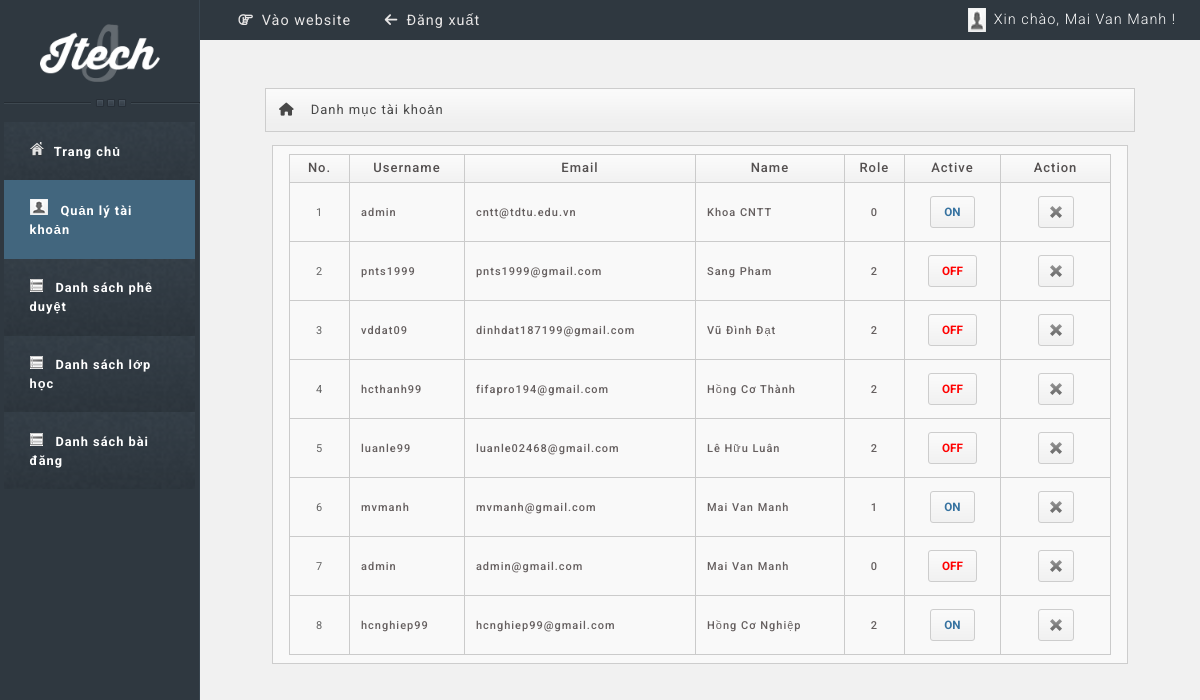
The page /iteach/admin/account_list.php (signed in) on the database its author committed.
### tables this page shows
CREATE TABLE `account` (
  `user_id` int(11) NOT NULL,
  `username` varchar(255) NOT NULL,
  `password` varchar(255) NOT NULL,
  `email` varchar(255) NOT NULL,
  `name` varchar(255) NOT NULL,
  `role` varchar(10) NOT NULL DEFAULT '2',
  `active` int(11) NOT NULL DEFAULT 0,
  `token` varchar(255) NOT NULL
);

### iteach/admin/account_list.php (the view, shortened to what this page needs)
<?php
require_once "../client/database.php";
if (!isset($_SESSION["SESSID"])) {
	header("location: login.php");
}
else {
	$token = $_SESSION["SESSID"];
	$conn = connection();
	$sql = "SELECT * FROM account WHERE token = '$token'";
	$rows = $conn->query($sql);
	foreach($rows as $row) {
		$name = $row['name'];
	}
}
?>
<!DOCTYPE html>
<html>
<head>
	<link rel="stylesheet" type="text/css" href="/../style.css" media="screen" />
	<link rel="stylesheet" href="https://stackpath.bootstrapcdn.com/bootstrap/4.1.0/css/bootstrap.min.css">
</head>
<body>
	<div class="row mx-0">
		<div class="col-2 menu_left px-1">
			<div class="logo">
				<div class="text-center pt-4 pb-2 logo_sidemenu">
					<img src="../images/logo.png" alt="">
				</div>
				<img src="../images/sidebarSep.png" alt="">
			</div>
			<div class="box sidemenu mt-2">
				<div class="block" id="section-menu">
					<ul class="section menu">
						<li>
							<a href="index.php" class="ic_home ">Trang chủ</a>
						</li>
						<li>
							<a href="account_list.php" class="ic_user current ">Quản lý tài khoản</a>
						</li>
						<li>
							<a href="pass_list.php" class="ic_list ">Danh sách phê duyệt</a>
						</li>
						<li>
							<a href="class_list.php" class="ic_list ">Danh sách lớp học</a>
						</li>
						<li>
							<a href="component_list.php" class="ic_list ">Danh sách bài đăng</a>
						</li>
					</ul>
				</div>
			</div>
		</div>
		<div class="col-10 px-0 menu_right">
			<div class="menu_head py-2 px-4">
				<ul class="ul">
					<li><a href="https://iteaching.000webhostapp.com/Source/login.php" target="_blank"><i class="far fa-hand-point-right mr-2"></i></i>Vào website</a></li>
					<li><a href="logout.php"><i class="fas fa-arrow-left mr-2"></i>Đăng xuất</a></li>
					<li><span><img src="../images/icon/userPic.png" alt=""><p class="pl-2">Xin chào,  <?= $name ?> !</p></span></li>
				</ul>
			</div>
			<div class="title-style mt-5"><h4><i class="fas fa-home mr-3"></i>Danh mục tài khoản</h4></div>
			<div class="boxInsert">
				<table class="data display datatable" id="example">
					<thead>
						<tr class="boxTitle_pd">
							<th id="thutu">No.</th>
							<th>Username</th>
							<th>Email</th>
							<th>Name</th>
							<th id="thutu">Role</th>
							<th>Active</th>
							<th id="xuly">Action</th>
						</tr>
					</thead>
					<tbody  class="boxPro" id="show_user">
						<?php
						$get_user = $conn->query("SELECT * FROM account");
						$i = 0;
						if($get_user){
							foreach ($get_user as $user){
								$i++;
								if($i%2==0){
									$class="even";
								}
								else{
									$class="odd";
								}
								?>
								<tr class="<?= $class ?>">
									<td id="thutu"><?= $i; ?></td>
									<td id="tensp"><?= $user['username'] ?></td>
									<td id="tensp"><?= $user['email'] ?></td>
									<td id="tensp"><?= $user['name'] ?></td>
									<td id="role"><?= $user['role'] ?></td>
									<td id="tk<?=$user['user_id'] ?>">
										<?php
										if($user['active']==1){
											?>
											<button id="btn_on">ON</button>
											<?php
										}else{
											?>
											<button id="btn_off" >OFF</button>
											<?php
										}
										?>
									</td>
									<td id="xuly"><button title="Xoá" onclick="deleteUser(<?= $user['user_id'] ?>);"><img src="../images/icon/close.png" alt="Xoá"></button></td>
								</tr>
								<?php
							}
						}
						?>
					</tbody>
				</table>
			</div>
		</div>
	</div>
</body>
</html>

### iteach/style.css (style rules this page uses)
body { background-color: #f8f8f8 !important; letter-spacing: 1px; }
* { margin: 0; padding: 0; outline: none; box-sizing: border-box; font-family: 'Roboto', sans-serif; }
p { font-size: 1.1em; font-weight: 300; line-height: 1.7em; color: #999; }
a, a:hover, a:focus { color: inherit; text-decoration: none; transition: all 0.3s; outline: none !important; border: none !important; box-shadow: none !important; }
i, span { display: inline-block; }
* { margin:0;padding:0;border:0;outline:0;font-size:100%;vertical-align:baseline;background:transparent; }
table { border-collapse:collapse;border-spacing:0; }
.ul li { display: inline;list-style:none;text-decoration: none; }
.title-style h4 { border:1px solid #cdcdcd;background: #EFEFEF url(./images/background/titleBg.png) repeat-x;margin: 0 5em 1em;padding: 1em;color: #484848;font-size: 13px;font-weight: 400; }
.menu_left { background-color: #2F3840;padding-right: 0!important;border-right: 1px solid #39454f; height: 100vh; }
.menu_left ul.section { border-top:0;margin-bottom:0; }
.menu_left ul.section li .ic_home:before { content: url('./images/icon/home.png');margin-right: .8em }
.menu_left ul.section li .ic_user:before { content: url('./images/icon/userPic.png');margin: 0.5em 1em 0 0; }
.menu_left ul.section li .ic_list:before { content: url('./images/icon/ui-menu-icon.png');margin: 0.5em 1em 0 0; }
.menu_left ul.section li a { background: url(./images/background/navItemBg.png) no-repeat;background-position: top;background-size:cover;line-height: 1.5em;color:white;padding: 1.5em 2em;font-size: 0.8em;font-weight: 700;text-transform: none; }
.menu_left .current { background: #42667E!important; }
.menu_head { background-color: #2F3840; }
.menu_head .ul { margin-bottom: 0; }
.menu_head .ul li { display: inline-block; }
.menu_head .ul li:first-child a { border-left:1px solid #39454f; }
.menu_head .ul li:last-child { float: right; }
.menu_head .ul li span { display: flex; }
.menu_head .ul li p { color: #ffffff;font-size:0.9em;margin-bottom: 0; }
.menu_head .ul li a { color:#e8e6e6;font-size:0.9em;padding: 0.4em 1em;border-right: 1px solid #39454f;text-decoration: none; }
.menu_right { background: #F1F1F1 }
.menu_right .boxInsert { background:#f9f9f9;border:1px solid #cdcdcd;margin: 0 4.5em 2em;padding: 0.5em 1em;position: relative; }
.logo_sidemenu img { width: 120px; }
.box { background: #F3F3F3;margin-bottom:20px;padding:10px 10px 10px 10px; }
.box.sidemenu { height: auto!important;background-color: #2F3840;padding:0px;margin:0px;cursor:pointer;min-height: 550px;max-height: 800px; }
.box.sidemenu .block { padding-top:0px;margin-top:0px; }
ul.menu li a { display:block;border-bottom:1px solid #283038; }
.boxTitle_pd { border: 1px solid #cbcbcb; }
.boxTitle_pd th { text-align: center;padding: 0.3em;background: #EFEFEF url(./images/background/titleBg.png) repeat-x;font-size: 13px;font-weight: 500;color: #545050;border-right:1px solid #cbcbcb; }
.boxTitle_pd #thutu { width: 60px; }
.boxTitle_pd #xuly { width: 110px; }
.boxPro { border: 1px solid #cbcbcb; }
.boxPro td { border: 1px solid #cbcbcb;text-align: center;padding: 1em;color: black;font-size: 13px; }
.boxPro #tensp { text-align: left;font-size: 11px;font-weight: 500;color: #655f5f; }
.boxPro #role { text-align: center;font-size: 11px;font-weight: 500;color: #655f5f; }
.boxPro #thutu { margin-bottom: 0;font-size: 11px;color: #656565; }
.boxPro #xuly button { background: url(./images/background/titleBg.png) repeat-x;border: 1px solid #cdcdcd;padding: 0 10px;border-radius: 3px;cursor: pointer; }
.boxPro #btn_on { background:url(./images/background/titleBg.png) repeat-x;border:1px solid #cdcdcd;padding: 0px 13px;border-radius:3px;color:#3672A0;font-weight:bold;font-size:0.9em; }
.boxPro #btn_off { background:url(./images/background/titleBg.png) repeat-x;border:1px solid #cdcdcd;padding: 0px 13px;border-radius:3px;color: red;font-weight:bold;font-size:0.9em; }
table.display { margin:0 auto;clear:both;width:100%; }
tr.odd { height:30px;line-height:30px;border-bottom:1px solid #e6e6e6; }
tr.even { height:30px;line-height:30px;border-bottom:1px solid #e6e6e6; }

### rows shown on the page
account: name "Mai Van Manh", username "mvmanh", email "mvmanh@gmail.com", role "1"
account: username "admin", email "cntt@tdtu.edu.vn", name "Khoa CNTT", role "0"
account: username "pnts1999", email "pnts1999@gmail.com", name "Sang Pham", role "2"
account: username "vddat09", email "dinhdat187199@gmail.com", name "Vũ Đình Đạt", role "2"
account: username "hcthanh99", email "fifapro194@gmail.com", name "Hồng Cơ Thành", role "2"
account: username "luanle99", email "luanle02468@gmail.com", name "Lê Hữu Luân", role "2"
account: username "admin", email "admin@gmail.com", name "Mai Van Manh", role "0"
account: username "hcnghiep99", email "hcnghiep99@gmail.com", name "Hồng Cơ Nghiệp", role "2"
